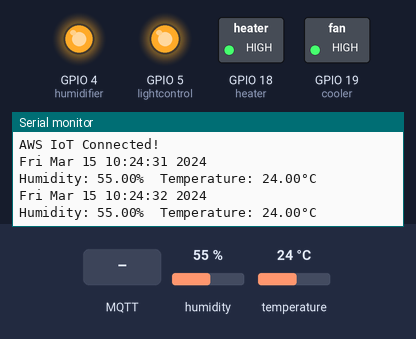
Bench run of a program on a simulated ESP32. Shown: switched loads named in the program (green lamp = pin HIGH), output pins drawn as LEDs (lit = HIGH), the last lines printed to the serial monitor. The inputs (shaded band) are chosen by the test bench; at power-on: humidity 55 %, temperature 24 °C. WiFi joins after 1.5 s; servers stay silent unless stated; the local clock reads 2024-03-15 10:24:30 at power-on unless the program sets it; no MQTT or app messages arrive unless stated; pins used as bus, display or sensor lines are not drawn.

Above: at 2.7 s.
2.8 s: MQTT message "esp32/humidifier" arrives on the first subscribed topic
At 4.2 s:
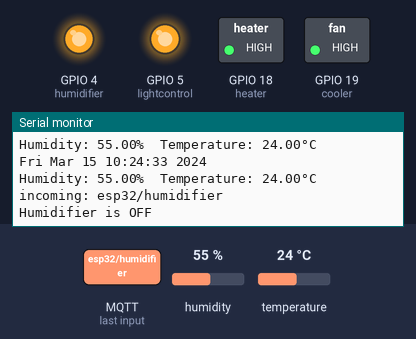
5.0 s: MQTT message "esp32/humidifier" arrives on the second subscribed topic
At 6.1 s:
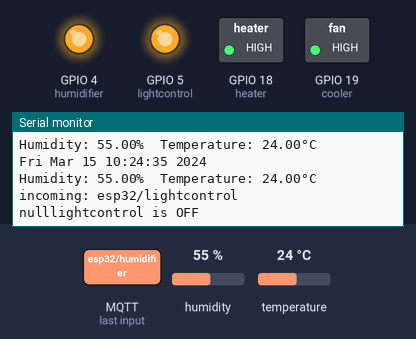
7.0 s: MQTT message "esp32/humidifier" arrives on the third subscribed topic
At 8.1 s:
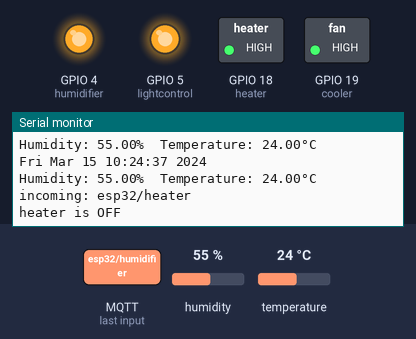
Timing chart, 0 to 10.0 s (numbered marks = the images above; inputs shaded):
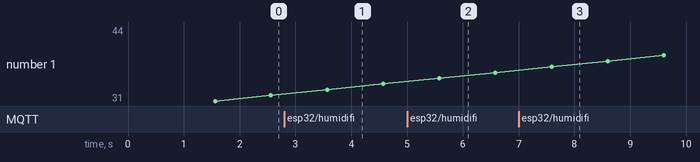

The program:

main.cpp
```cpp
#include "secrets.h"
#include <WiFiClientSecure.h>
#include <PubSubClient.h>
#include <ArduinoJson.h>
#include "WiFi.h"
#include <Arduino.h>

#include <Adafruit_Sensor.h>
#include <DHT.h>
#include "time.h"

//Constants
#define dht22 2
#define humidifier 4
#define lightcontrol 5
#define heater 18
#define cooler 19
#define vcc 21
#define DHTTYPE DHT22


const char* ntpServer = "np.pool.ntp.org";
const long  gmtOffset_sec = 20700;
const int   daylightOffset_sec = 0;

float hum;
float temp;

struct tm timeinfo;

// bool isWiFi = false;
// bool wasConnectionLossed = true;

#define AWS_IOT_PUBLISH_TOPIC "esp32/dht22"
#define AWS_IOT_SUBSCRIBE_TOPIC1 "esp32/humidifier"
#define AWS_IOT_SUBSCRIBE_TOPIC2 "esp32/lightcontrol"
#define AWS_IOT_SUBSCRIBE_TOPIC3 "esp32/heater"
#define AWS_IOT_SUBSCRIBE_TOPIC4 "esp32/cooler"


DHT dht(dht22, DHTTYPE);
WiFiClientSecure net = WiFiClientSecure();
PubSubClient client(net);


void publishMessage()
{
time_t now = time(NULL);
char *ct = ctime(&now);
  StaticJsonDocument<200> doc;
  doc["humidity"] = hum;
  doc["temperature"] = temp;
 doc["timestamp"] = ct;
//  doc["wasConnectionLossed"]= wasConnectionLossed;
  char jsonBuffer[512];
  serializeJson(doc, jsonBuffer); // print to client

  client.publish(AWS_IOT_PUBLISH_TOPIC, jsonBuffer);


  Serial.print(ct);
  Serial.print(F("Humidity: "));
  Serial.print(hum);
  Serial.print(F("%  Temperature: "));
  Serial.print(temp);
  Serial.println(F("°C "));

}


void messageHandler(char* topic, byte* payload, unsigned int length)
{
  Serial.print("incoming: ");
  Serial.println(topic);

/*##################### humidifier #####################*/
  if ( strstr(topic, "esp32/humidifier") )
  {
    StaticJsonDocument<200> doc;
    deserializeJson(doc, payload);
    String Relay1 = doc["status"];
    int r1 = Relay1.toInt();
    if(r1==1)
    {
      digitalWrite(humidifier, LOW);
      Serial.print("Humidifier is ON");
    }
    else if(r1==0)
    {
      digitalWrite(humidifier, HIGH);
      Serial.print("Humidifier is OFF");
    }
  }

/*##################### Light Control #####################*/
  if ( strstr(topic, "esp32/lightcontrol") )
  {
    StaticJsonDocument<200> doc;
    deserializeJson(doc, payload);
    String Relay2 = doc["status"];
    Serial.print(Relay2);
    int r2 = Relay2.toInt();
    if(r2==1)
    {
      digitalWrite(lightcontrol, LOW);
      Serial.print("lightcontrol is ON");
    }
    else if(r2==0)
    {
      digitalWrite(lightcontrol, HIGH);
      Serial.print("lightcontrol is OFF");
    }
  }

/*##################### Heater #####################*/
  if ( strstr(topic, "esp32/heater") )
  {
    StaticJsonDocument<200> doc;
    deserializeJson(doc, payload);
    String Relay3 = doc["status"];
    int r3 = Relay3.toInt();
    if(r3==1)
    {
      digitalWrite(heater, LOW);
      Serial.print("heater is ON");
    }
    else if(r3==0)
    {
      digitalWrite(heater, HIGH);
      Serial.print("heater is OFF");
    }
  }

/*##################### Cooler #####################*/
  if ( strstr(topic, "esp32/cooler") )
  {
    StaticJsonDocument<200> doc;
    deserializeJson(doc, payload);
    String Relay4 = doc["status"];
    int r4 = Relay4.toInt();
    if(r4==1)
    {
      digitalWrite(cooler, LOW);
      Serial.print("cooler is ON");
    }
    else if(r4==0)
    {
      digitalWrite(cooler, HIGH);
      Serial.print("cooler is OFF");
    }
  }
  Serial.println();
}


void setup()
{
  Serial.begin(115200);
  dht.begin();
  pinMode (dht22, INPUT);
  pinMode (humidifier, OUTPUT);
  pinMode (lightcontrol, OUTPUT);
  pinMode (heater, OUTPUT);
  pinMode (cooler, OUTPUT);
  pinMode (vcc, OUTPUT);

  digitalWrite(humidifier, HIGH);
  digitalWrite(lightcontrol, HIGH);
  digitalWrite(heater, HIGH);
  digitalWrite(cooler, HIGH);
  digitalWrite(vcc, HIGH);

  WiFi.mode(WIFI_STA);
  WiFi.begin(WIFI_SSID, WIFI_PASSWORD);

  Serial.println("Connecting to Wi-Fi");

  while (WiFi.status() != WL_CONNECTED)
  {
    delay(500);
    Serial.print(".");
  }
//   wasConnectionLossed = false;

  // Configure WiFiClientSecure to use the AWS IoT device credentials
  net.setCACert(AWS_CERT_CA);
  net.setCertificate(AWS_CERT_CRT);
  net.setPrivateKey(AWS_CERT_PRIVATE);

  // Connect to the MQTT broker on the AWS endpoint we defined earlier
  client.setServer(AWS_IOT_ENDPOINT, 8883);

  configTime(gmtOffset_sec, daylightOffset_sec, ntpServer);
  if(!getLocalTime(&timeinfo)){
    Serial.println("Failed to obtain time");
  }
  Serial.println(&timeinfo, "%A, %B %d %Y %H:%M:%S");


  // Create a message handler
  client.setCallback(messageHandler);

  Serial.println("Connecting to AWS IOT");

  while (!client.connect(THINGNAME))
  {
    Serial.print(".");
    delay(100);
  }

  if (!client.connected())
  {
    Serial.println("AWS IoT Timeout!");
    return;
  }

  // Subscribe to a topic
  client.subscribe(AWS_IOT_SUBSCRIBE_TOPIC1);
  client.subscribe(AWS_IOT_SUBSCRIBE_TOPIC2);
  client.subscribe(AWS_IOT_SUBSCRIBE_TOPIC3);
  client.subscribe(AWS_IOT_SUBSCRIBE_TOPIC4);

  Serial.println("AWS IoT Connected!");
}


void loop()
{
    // if (WiFi.status() == WL_CONNECTED && !wasConnectionLossed ){
    //     wasConnectionLossed = false;
    //     delay(500);
    // }
    // else if(WiFi.status() != WL_CONNECTED){
    //     Serial.println("WARNING! You are offline");
    //     wasConnectionLossed = true;
    //     delay(500);
    // }

  hum = dht.readHumidity();
  temp = dht.readTemperature();


  if (isnan(hum) || isnan(temp) )
  {
    Serial.println(F("Failed to read from DHT sensor!"));
    delay(2000);
    return;
  }

  publishMessage();
  client.loop();
  delay(1000);
}
```

secrets.h
```cpp
#include <pgmspace.h>

#define SECRET
#define THINGNAME "Mushroom_Farm"

const char WIFI_SSID[] = "HareKrsna@ClassicTech";
const char WIFI_PASSWORD[] = "h@rekr1sn@";
const char AWS_IOT_ENDPOINT[] = "a14q3ypp3bz4ag-ats.iot.us-east-1.amazonaws.com";

static const char AWS_CERT_CA[] PROGMEM = R"EOF(
-----BEGIN CERTIFICATE-----
MIIDQTCCAimgAwIBAgITBmyfz5m/jAo54vB4ikPmljZbyjANBgkqhkiG9w0BAQsF
ADA5MQswCQYDVQQGEwJVUzEPMA0GA1UEChMGQW1hem9uMRkwFwYDVQQDExBBbWF6
b24gUm9vdCBDQSAxMB4XDTE1MDUyNjAwMDAwMFoXDTM4MDExNzAwMDAwMFowOTEL
MAkGA1UEBhMCVVMxDzANBgNVBAoTBkFtYXpvbjEZMBcGA1UEAxMQQW1hem9uIFJv
b3QgQ0EgMTCCASIwDQYJKoZIhvcNAQEBBQADggEPADCCAQoCggEBALJ4gHHKeNXj
ca9HgFB0fW7Y14h29Jlo91ghYPl0hAEvrAIthtOgQ3pOsqTQNroBvo3bSMgHFzZM
9O6II8c+6zf1tRn4SWiw3te5djgdYZ6k/oI2peVKVuRF4fn9tBb6dNqcmzU5L/qw
IFAGbHrQgLKm+a/sRxmPUDgH3KKHOVj4utWp+UhnMJbulHheb4mjUcAwhmahRWa6
VOujw5H5SNz/0egwLX0tdHA114gk957EWW67c4cX8jJGKLhD+rcdqsq08p8kDi1L
93FcXmn/6pUCyziKrlA4b9v7LWIbxcceVOF34GfID5yHI9Y/QCB/IIDEgEw+OyQm
jgSubJrIqg0CAwEAAaNCMEAwDwYDVR0TAQH/BAUwAwEB/zAOBgNVHQ8BAf8EBAMC
AYYwHQYDVR0OBBYEFIQYzIU07LwMlJQuCFmcx7IQTgoIMA0GCSqGSIb3DQEBCwUA
A4IBAQCY8jdaQZChGsV2USggNiMOruYou6r4lK5IpDB/G/wkjUu0yKGX9rbxenDI
U5PMCCjjmCXPI6T53iHTfIUJrU6adTrCC2qJeHZERxhlbI1Bjjt/msv0tadQ1wUs
N+gDS63pYaACbvXy8MWy7Vu33PqUXHeeE6V/Uq2V8viTO96LXFvKWlJbYK8U90vv
o/ufQJVtMVT8QtPHRh8jrdkPSHCa2XV4cdFyQzR1bldZwgJcJmApzyMZFo6IQ6XU
5MsI+yMRQ+hDKXJioaldXgjUkK642M4UwtBV8ob2xJNDd2ZhwLnoQdeXeGADbkpy
rqXRfboQnoZsG4q5WTP468SQvvG5
-----END CERTIFICATE-----
)EOF";

static const char AWS_CERT_CRT[] PROGMEM = R"KEY(
-----BEGIN CERTIFICATE-----
MIIDWTCCAkGgAwIBAgIUDj/ETQbLHz9/q4NMUfdezsWEVIMwDQYJKoZIhvcNAQEL
BQAwTTFLMEkGA1UECwxCQW1hem9uIFdlYiBTZXJ2aWNlcyBPPUFtYXpvbi5jb20g
SW5jLiBMPVNlYXR0bGUgU1Q9V2FzaGluZ3RvbiBDPVVTMB4XDTIyMTIwNjA1NDU1
M1oXDTQ5MTIzMTIzNTk1OVowHjEcMBoGA1UEAwwTQVdTIElvVCBDZXJ0aWZpY2F0
ZTCCASIwDQYJKoZIhvcNAQEBBQADggEPADCCAQoCggEBAOcBLG7+K7uXeiEalIac
zCzq/mNQqqtRNBkara1VR4DDxiZXy7XiPtSL/m6+HX2WW52v4ViWQuOihVRUf/1n
afjEFfibQ8OLWYXUjSi7nOPEoyLtJD1b5iIPxynRRT5WBkQL3n0Q/PaI24IU5BHe
tHuwZRNhvUJ5zFqtQIK0qVenJ1qq0d5N/s7rdmW+NgvGhGjCbmTDSL6p/yCO+VW9
OydZv8cteFCnoTWWGf87HnAaKTeWBlEvTeYoyIoGbf/tIJbG11P2beceovSc8cMH
GjcYX8O3nOcO+4lgU1gl2DNE4BwuWSEgnZ9IRtyIqV/rXtvczhVUKOqFDeaPCJ2p
gDsCAwEAAaNgMF4wHwYDVR0jBBgwFoAUHN7JCF22ZhSAPzWgXj2tEYoywDAwHQYD
VR0OBBYEFAwO8vTFKeyDAB0L4IdwV5CAf92xMAwGA1UdEwEB/wQCMAAwDgYDVR0P
AQH/BAQDAgeAMA0GCSqGSIb3DQEBCwUAA4IBAQB7663dh9YYRzZkMlqI5WYx81ac
zrGmtJnZ32sLvU4j7pT/n6M0CaP54aA2ie0ecW/y5oRbaYNRb1DguWi3Kfu//fTy
EYhzC8+qviKQE6ERG4Myx6wn1sm23Z+sOZdIwOs+w3/TY2CFFxrhTtmWNzbOpcfF
25NhbCE9gCSU2IGWRHNRdGuHgmJ1BapUUbAcGhdhV/ah+u0ShAy/Pm5UpG+LgB7h
CEYkaA4yJ5NavwGAR/Ju0ez5FAzyABicDYLXCVo0suSLGZhnM3QSNgANV2vsgNcn
ISf2I/qCspS7Bho1QFzgORNFUOhyG6iwAFX64ghzQDe4TI04ULNCoCljuVc/
-----END CERTIFICATE-----


)KEY";

static const char AWS_CERT_PRIVATE[] PROGMEM = R"KEY(
-----BEGIN RSA PRIVATE KEY-----
MIIEpQIBAAKCAQEA5wEsbv4ru5d6IRqUhpzMLOr+Y1Cqq1E0GRqtrVVHgMPGJlfL
teI+1Iv+br4dfZZbna/hWJZC46KFVFR//Wdp+MQV+JtDw4tZhdSNKLuc48SjIu0k
PVvmIg/HKdFFPlYGRAvefRD89ojbghTkEd60e7BlE2G9QnnMWq1AgrSpV6cnWqrR
3k3+zut2Zb42C8aEaMJuZMNIvqn/II75Vb07J1m/xy14UKehNZYZ/zsecBopN5YG
US9N5ijIigZt/+0glsbXU/Zt5x6i9JzxwwcaNxhfw7ec5w77iWBTWCXYM0TgHC5Z
ISCdn0hG3IipX+te29zOFVQo6oUN5o8InamAOwIDAQABAoIBAQCblonD9EOmZP8o
Psvc4s0OT/SpFdLt8pKhefuSbIbtbm8OskGNruXcqLHlCv238cahLa4cyZAh2/vr
ccKG/dk9aWzW9lSs5zWT0zaEQeEI9A9g3dJz1WrqdDATtVTrCGvN9ySSnheTQVh/
g+ydMJ/lU0iwxjsABCMky95QarhIRRCqezZMv121FYmXEMhE7NmLKJp8SRZZAt0B
DD037611ouTP1S9OBsZA82yLdenqqQVUhcVnKDMzfkipDg6jRV/yDaiTzD+Wc2u1
+/fDz7iYIjArn03QGpaMY8RWPeGHrZv7fu2UOsMhjwZoAyr6ZTpJmtQjtyx0MnjH
KpwDPP9ZAoGBAPkGv5GzeSlMxlT/MQqMZkNpEU5ZToEXBotsiupizH2tgpRArZj0
bdY72AhXHYBfPK1uRbcklONnKo0fbpA+HuM1vq/wOYr3u+nCBjSuD/dE8r88RIwT
FwPZgOhuqYXwhqetJ4yS1zYu0R+fw0k1G7Xp2MKpKzaBA86e31hDPPUfAoGBAO15
OnxrZ/Gmtce00hWm9SH0GP9+BKEiIudgbMNE3zSmaIpE6XEXX1rwxzTNjKeClYK2
uDiYyQ3lS5Aiimm3gWZPYs87q2AQKjeOj4l2AdiUGJ9jPuJddRQU+ycjTmy1nWcJ
5Mouz9G4irugKr22IjmPLat4h1cVzja6S7DyFtVlAoGBAKm3oK3zLDsqeO0Ksuim
gTemDsZf9THjeHFjO1W8mfN5YkoZvnZE9+qPBI/Cl3ea8KaeReMoilRlRknBxz+F
JtXhFiGgTgdZCXep5ULX8keqdOpCb9ErXX8hKErAyMZhA9SZHSAgH45s39d2schd
6pHTWwhn9OyDhw21ly/3Oz8vAoGAJnPe2I67whFwlendqsviHaFc+uH49e6FIFoo
wmXAjtHzU5BdDIbwVdVvLEmsYONwOj5EDkYPKETcu3YcW4nvVhW8tjm/Qkrbyys2
atfE7MDuS8DSSe1ALARJtsisxkWSO0EK3wI9fIQZUtBYm2eGmzNn/cACikNppMr9
vqU0tVECgYEA6q1Fom+R3cdgNBJf+3ipjoWQA6hCGRATnqnVNWaleYpBclMmJNtB
DxbkTI8581rGNFtFrjK2aghG2+gG5yAl8MZBGGz0LREO28kUizunsi7GG7dCsSFp
xXEfyPnytrRy46owRlhs5zOHe2cMst81Bwkb+dPuO6jNcjThT1ZBkI0=
-----END RSA PRIVATE KEY-----

)KEY";
```

Measured:
- after the input at 2.8 s, the serial monitor: prints a new line after 0.77 s (image 1)
- after the input at 5.0 s, the serial monitor: prints a new line after 0.58 s (image 2)
- after the input at 7.0 s, the serial monitor: prints a new line after 0.59 s (image 3)
